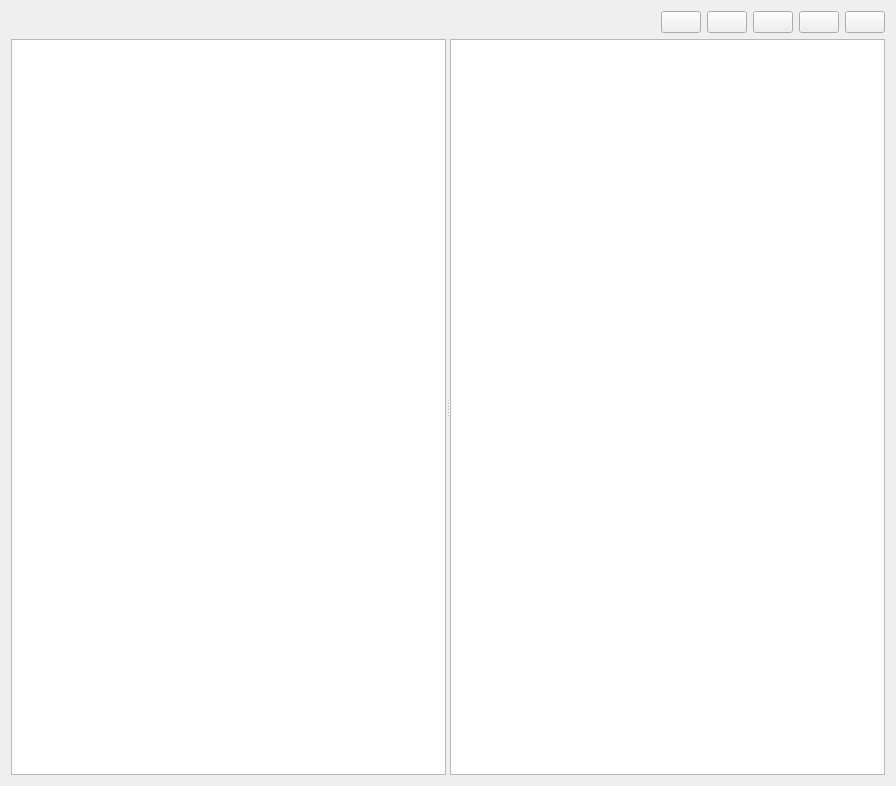
<?xml version="1.0" encoding="UTF-8"?>
<ui version="4.0">
 <class>DomTreeWidget</class>
 <widget class="QWidget" name="DomTreeWidget">
  <property name="geometry">
   <rect>
    <x>0</x>
    <y>0</y>
    <width>896</width>
    <height>786</height>
   </rect>
  </property>
  <property name="windowTitle">
   <string>Form</string>
  </property>
  <layout class="QVBoxLayout" name="verticalLayout" stretch="0,1">
   <item>
    <layout class="QHBoxLayout" name="horizontalLayout">
     <item>
      <spacer name="horizontalSpacer">
       <property name="orientation">
        <enum>Qt::Orientation::Horizontal</enum>
       </property>
       <property name="sizeHint" stdset="0">
        <size>
         <width>40</width>
         <height>20</height>
        </size>
       </property>
      </spacer>
     </item>
     <item>
      <widget class="QPushButton" name="openButton">
       <property name="toolTip">
        <string>Open</string>
       </property>
       <property name="text">
        <string/>
       </property>
       <property name="icon">
        <iconset theme="QIcon::ThemeIcon::DocumentOpen"/>
       </property>
      </widget>
     </item>
     <item>
      <widget class="QPushButton" name="saveAsButton">
       <property name="toolTip">
        <string>Save As</string>
       </property>
       <property name="text">
        <string/>
       </property>
       <property name="icon">
        <iconset theme="QIcon::ThemeIcon::DocumentSaveAs"/>
       </property>
      </widget>
     </item>
     <item>
      <widget class="QPushButton" name="copyButton">
       <property name="toolTip">
        <string>Copy</string>
       </property>
       <property name="text">
        <string/>
       </property>
       <property name="icon">
        <iconset theme="QIcon::ThemeIcon::EditCopy"/>
       </property>
      </widget>
     </item>
     <item>
      <widget class="QPushButton" name="pasteButton">
       <property name="toolTip">
        <string>Paste</string>
       </property>
       <property name="text">
        <string/>
       </property>
       <property name="icon">
        <iconset theme="QIcon::ThemeIcon::EditPaste"/>
       </property>
      </widget>
     </item>
     <item>
      <widget class="QPushButton" name="clearButton">
       <property name="toolTip">
        <string>Clear</string>
       </property>
       <property name="text">
        <string/>
       </property>
       <property name="icon">
        <iconset theme="QIcon::ThemeIcon::EditClear"/>
       </property>
      </widget>
     </item>
    </layout>
   </item>
   <item>
    <widget class="QSplitter" name="splitter">
     <property name="orientation">
      <enum>Qt::Orientation::Horizontal</enum>
     </property>
     <widget class="CodeEditor" name="codeEditor"/>
     <widget class="QTreeView" name="treeView"/>
    </widget>
   </item>
  </layout>
 </widget>
 <customwidgets>
  <customwidget>
   <class>CodeEditor</class>
   <extends>QPlainTextEdit</extends>
   <header>editor/codeeditor.h</header>
  </customwidget>
 </customwidgets>
 <resources/>
 <connections/>
</ui>
